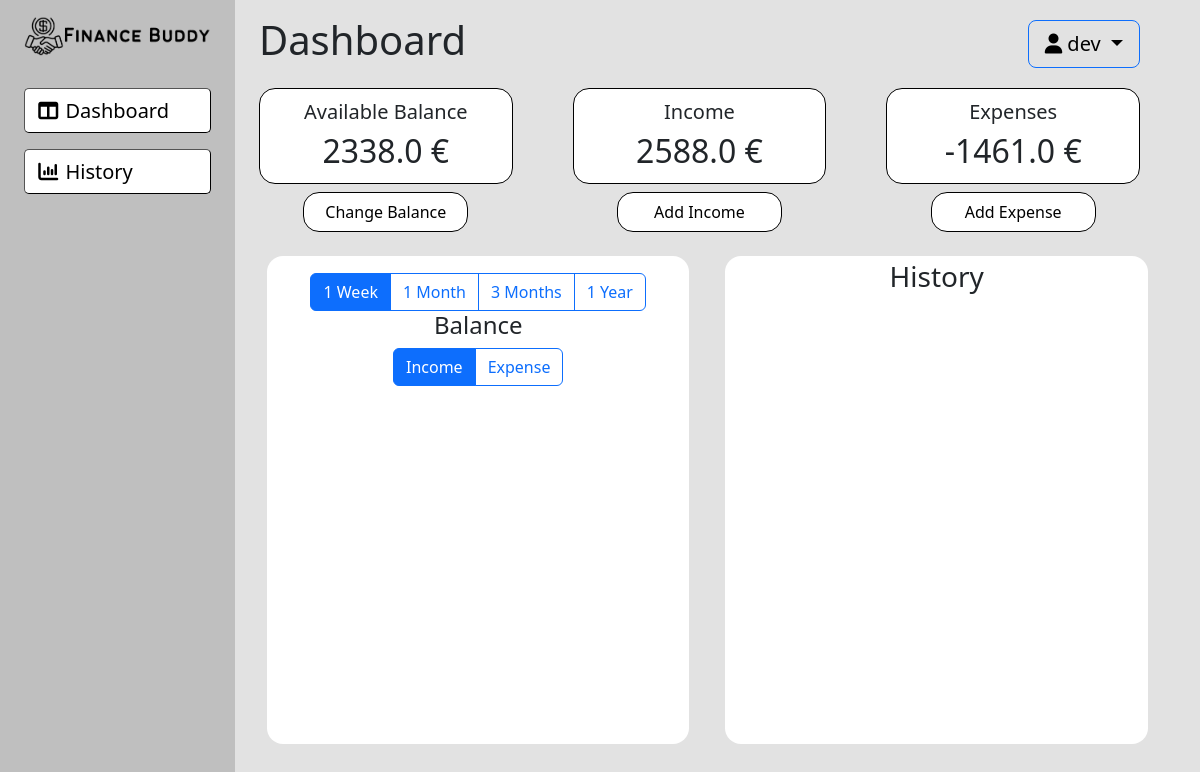
Before: /dashboard/ (signed in) with the older database file.
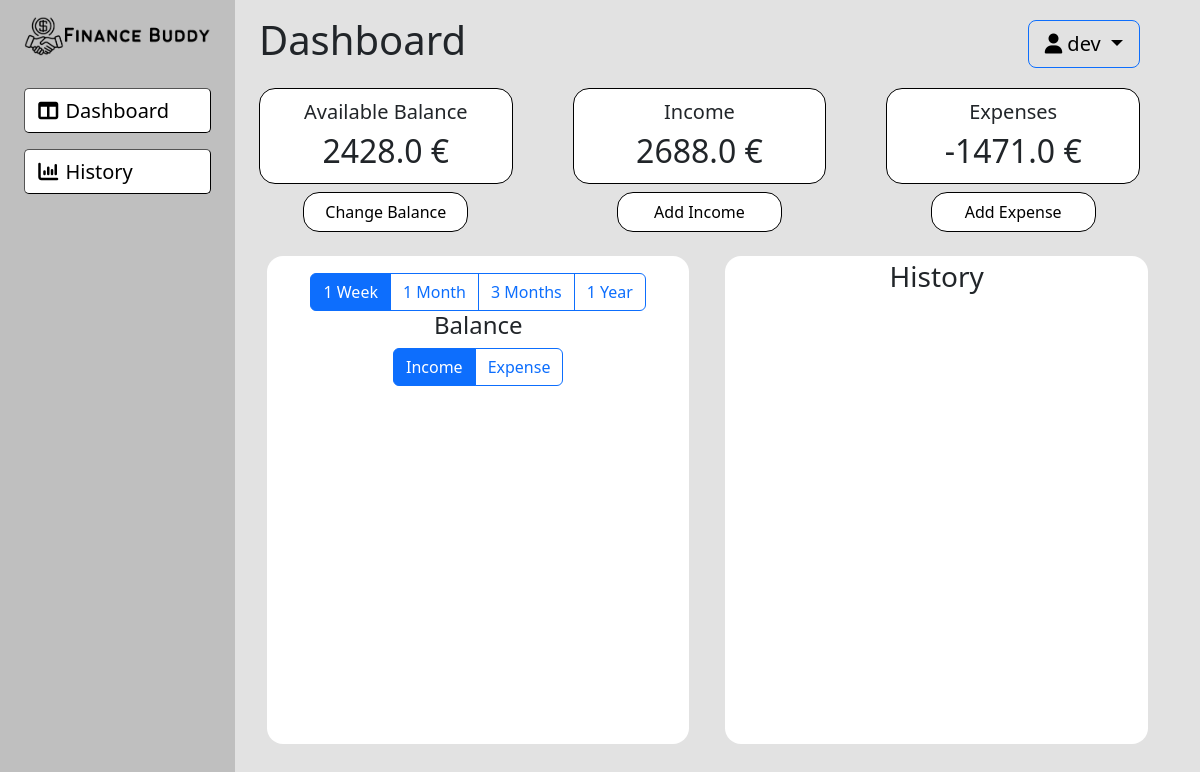
After: the same page with the newer database file.
### tables this page shows
CREATE TABLE user (
  user_id INTEGER PRIMARY KEY AUTOINCREMENT,
  username TEXT UNIQUE NOT NULL,
  password_hash TEXT NOT NULL,
  total_balance FLOAT NOT NULL,
  total_income FLOAT NOT NULL,
  total_expense FLOAT NOT NULL,
  income_category TEXT NOT NULL,
  expense_category TEXT NOT NULL
);

### app/dashboard.py (the view, shortened to what this page needs)
@bp.route("/", methods=["GET", "POST"])
@login_required
def dashboard():
    balanceForm = BalanceForm(request.form)
    incomeForm = IncomeForm(request.form)
    expenseForm = ExpenseForm(request.form)
    db = get_db()
    if request.method == "POST" and balanceForm.validate_on_submit():
        balance = balanceForm.balance.data
        db.execute("UPDATE user SET total_balance = ? WHERE user_id = ?",
                   (round(float(balance), 2), g.user["user_id"]))
        db.commit()
        return redirect(url_for("dashboard.dashboard"))
    return render_template("dashboard/dashboard.html", user_data=g.user, balanceForm=balanceForm, incomeForm=incomeForm, expenseForm=expenseForm)

### app/auth.py (called while the page is built)
@bp.before_app_request
def load_logged_in_user():
    user_id = session.get('user_id')
    if user_id is None:
        g.user = None
    else:
        g.user = get_db().execute('SELECT * FROM user WHERE user_id = ?', (user_id,)).fetchone()

def login_required(view):
    @functools.wraps(view)
    def wrapped_view(**kwargs):
        if g.user is None:
            return redirect(url_for('auth.login'))
        return view(**kwargs)
    return wrapped_view

### app/db.py (called while the page is built)
def get_db():
    if 'db' not in g:
        g.db = sqlite3.connect(
            current_app.config['DATABASE'],
            detect_types=sqlite3.PARSE_DECLTYPES
        )
        g.db.row_factory = sqlite3.Row
    return g.db

### app/templates/dashboard/dashboard.html (shortened to what this page needs)
{% extends "dashboard/baseDashboard.html" %}
{% block active_screen %}
<h1>Dashboard</h1>
{% endblock %}
{% block username %}
{{ user_data["username"] }}
{% endblock %}
{% block content %}
<div class="finance-data-container">
    <div class="amount-data-container">
        <div class="finance-data-display">
            <p class="finance-data-title">Available Balance</p>
            <p class="finance-data-amount">{{ user_data["total_balance"] }} €</p>
        </div>
        <button id="testbutton" type="button" class="finance-data-button" data-bs-toggle="modal" data-bs-target="#balanceModal">
            Change Balance
        </button>
    </div>
    <div class="amount-data-container">
        <div class="finance-data-display">
            <p class="finance-data-title">Income</p>
            <p class="finance-data-amount">{{ user_data["total_income"] }} €</p>
        </div>
        <button type="button" class="finance-data-button" data-bs-toggle="modal" data-bs-target="#incomeModal">
            Add Income
        </button>
    </div>
    <div class="amount-data-container">
        <div class="finance-data-display">
            <p class="finance-data-title">Expenses</p>
            <p class="finance-data-amount">{{ user_data["total_expense"] }} €</p>
        </div>
        <button type="button" class="finance-data-button" data-bs-toggle="modal" data-bs-target="#expenseModal">
            Add Expense
        </button>
    </div>
</div>
<div class="finance-widgets-container">
    <div class="widget-container">
        <div class="balance-history-widget">
            <div class="btn-group" role="group">
                <label class="btn btn-outline-primary" for="week_1">1 Week</label>
                <label class="btn btn-outline-primary" for="month_1">1 Month</label>
                <label class="btn btn-outline-primary" for="month_3">3 Months</label>
                <label class="btn btn-outline-primary" for="year_1">1 Year</label>
            </div>
            <div>
                <h4>Balance</h4>
                <div class="btn-group" role="group">
                    <label class="btn btn-outline-primary" for="income_radio">Income</label>
                    <label class="btn btn-outline-primary" for="expense_radio">Expense</label>
                </div>
            </div>
        </div>
    </div>
    <div class="widget-container">
        <div class="finance-history-widget" id="history_widget">
            <h3>History</h3>
            <ol id=history_list class="list-group overflow-auto h-100" style="max-height: 55vh;">
            </ol>
        </div>
    </div>
</div>
{% endblock %}

### app/templates/dashboard/baseDashboard.html (shortened to what this page needs)
<!DOCTYPE html>
<html lang="en">
<head>
    <link rel="stylesheet" href="{{ url_for('static', filename='css/main.css') }}">
    <link href="https://cdn.jsdelivr.net/npm/bootstrap@5.3.0-alpha1/dist/css/bootstrap.min.css" rel="stylesheet">
    <link rel="stylesheet" type="text/css" href="https://cdn.jsdelivr.net/npm/daterangepicker/daterangepicker.css" />
</head>
<body>
    <section class="dashboard-section">
        <div class="sidebar-container">
            <div class="sidebar-logo-container">
                <img class="sidebar-logo" src="../../static/icons/logo.png" alt="">
            </div>
            <div class="sidebar-button-container">
                <button class="sidebar-button" type="button" onclick="window.location.href='{{ url_for( 'dashboard.dashboard' ) }}';">
                    <i class="fa-solid fa-table-columns"></i>
                    Dashboard
                </button>
                <button class="sidebar-button" type="button" onclick="window.location.href='{{ url_for( 'dashboard.history' ) }}';">
                    <i class="fa-solid fa-chart-column"></i>
                    History
                </button>
            </div>
        </div>
        <div class="dashboard-container">
            <div class="dashboard-top-bar">
                <div id="screen-name" class="dashboard-screen-name">
                    {% block active_screen %}
                    {% endblock %}
                </div>
                <div class="dropdown-container">
                    <button id="dropdown-button" class="btn btn-primary btn-lg dropdown-toggle" type="button" data-bs-toggle="dropdown" aria-expanded="false">
                        <i class="fa-solid fa-user" style="color:black"></i>
                        {% block username %}
                        {% endblock %}
                    </button>
                  </div>
            </div>
            {% block content %}
            {% endblock %}
        </div>
    </section>
</body>
</html>

### app/static/css/main.css (style rules this page uses)
.dashboard-section { background-color: #E2E2E2; height: 100%; display: flex; }
.sidebar-container { display: flex; flex-direction: column; align-items: center; background-color: #bfbfbf; height: 100vh; width: 20vw; }
.sidebar-logo-container { display: flex; align-items: center; justify-content: center; margin-bottom: 2vh; margin-top: 2vh; }
.sidebar-logo { width: 50vh; max-width: 80%; max-height: 100%; aspect-ratio: auto; }
.sidebar-button-container { display: flex; flex-direction: column; align-items: center; justify-self: center; margin-top: 1vh; width: 100%; height: auto; }
.sidebar-button { display: flex; align-items: center; column-gap: 0.6vw; color: black; background-color: white; transition: 0.25s; border-radius: 5px; border-width: 0.1rem; font-size: min(2.5vh, 2.5vw); margin: 1vh; padding: 1vh; padding-left: 1.15vw; width: 80%; height: 35%; }
#dropdown-button { background-color: #E2E2E2; color: black; }
.dashboard-container { display: flex; flex-direction: column; margin: 2vh; margin-bottom: 8vh; margin-left: 2vw; margin-right: 5vw; width: 75vw; height: 90vh; }
.dashboard-top-bar { display: flex; align-items: center; justify-content: center; }
#screen-name { flex-grow: 1; margin-left: auto; }
.finance-data-container { display: flex; align-items: center; justify-content: center; column-gap: 5vw; margin-top: 2vh; margin-bottom: 2vh; }
.amount-data-container { flex: 1; display: flex; flex-direction: column; align-items: center; justify-content: center; }
.finance-data-display { display: flex; flex-direction: column; justify-content: center; align-items: center; background-color: white; border-radius: 2vh; width: 100%; padding: 1vh; padding-left: 1vw; padding-right: 1vw; border: black solid 1px; }
.finance-data-button { background-color: white; border-radius: 2vh; margin-top: 1vh; width: 65%; height: 5vh; font-size: 2vh; border: black solid 1px; transition: 0.25s; }
.finance-data-title { font-size: 2.5vh; margin: auto; }
.finance-data-amount { font-size: 4vh; margin: auto; }
.finance-widgets-container { display: flex; align-items: center; justify-content: center; column-gap: 3vw; width: 100%; height: 100%; max-height: 70vh; }
.widget-container { width: 50%; height: 100%; }
.balance-history-widget { width: 100%; height: 100%; margin: 1vh; margin-right: 1vw; background-color: white; border-radius: 2vh; padding: 4%; align-items: center; justify-content: center; text-align: center; }
.finance-history-widget { text-align: center; width: 100%; height: 100%; margin: 1vh; margin-right: 1vw; background-color: white; border-radius: 2vh; padding: 1%; }

Changed rows visible on the page:
changed user "dev": total_balance "2338.0" → "2428.0"; total_income "2588.0" → "2688.0"; total_expense "-1461.0" → "-1471.0"
